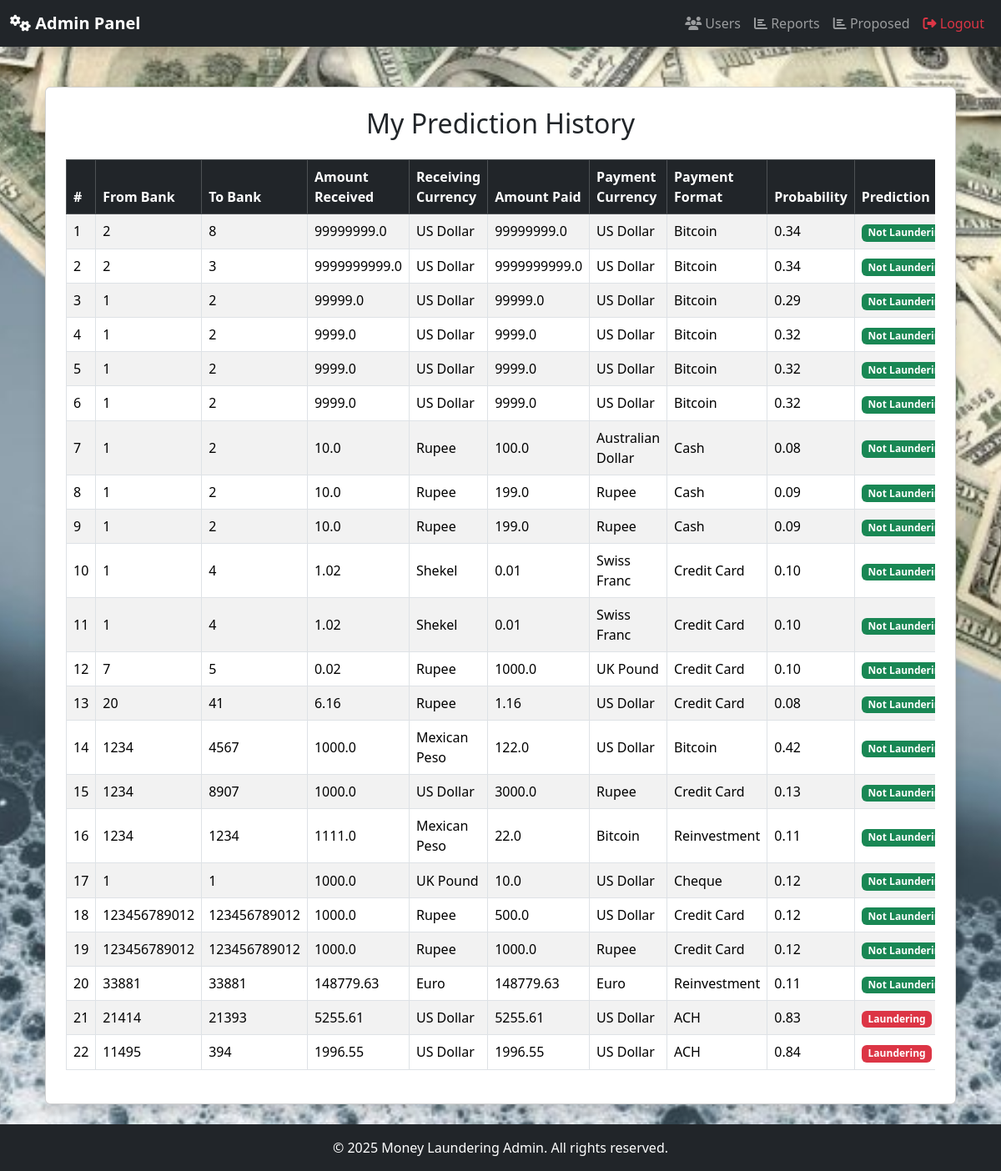
The app's page /Admins/reports/ with its own data.
### Users/models.py (models this page shows, shortened)
class TransactionPrediction(models.Model):
    user = models.ForeignKey(User, on_delete=models.CASCADE)
    from_bank = models.IntegerField()
    to_bank = models.IntegerField()
    amount_received = models.FloatField()
    receiving_currency = models.CharField(max_length=100)
    amount_paid = models.FloatField()
    payment_currency = models.CharField(max_length=100)
    payment_format = models.CharField(max_length=50)
    probability = models.FloatField()
    prediction = models.IntegerField()  # 0 = Not Laundering, 1 = Laundering
    label = models.CharField(max_length=50)
    created_at = models.DateTimeField(auto_now_add=True)

### Admins/views.py (the view)
# urls.py: path('reports/', reports, name='reports'),
def reports(request):
    user_predictions = TransactionPrediction.objects.filter().order_by("-created_at")
    return render(request, "Admin/reports.html", {"predictions": user_predictions})

### templates/admin/reports.html (shortened to what this page needs)
{% extends 'admin/adminbase.html' %}
{% block content %}
<div class="container mt-4">
    <div class="card shadow p-4 rounded">
        <h2 class="text-center mb-4">My Prediction History</h2>
        {% if predictions %}
            <div class="table-responsive">
                <table class="table table-striped table-bordered align-middle">
                    <thead class="table-dark">
                        <tr>
                            <th>#</th>
                            <th>From Bank</th>
                            <th>To Bank</th>
                            <th>Amount Received</th>
                            <th>Receiving Currency</th>
                            <th>Amount Paid</th>
                            <th>Payment Currency</th>
                            <th>Payment Format</th>
                            <th>Probability</th>
                            <th>Prediction</th>
                        </tr>
                    </thead>
                    <tbody>
                        {% for p in predictions %}
                        <tr>
                            <td>{{ forloop.counter }}</td>
                            <td>{{ p.from_bank }}</td>
                            <td>{{ p.to_bank }}</td>
                            <td>{{ p.amount_received }}</td>
                            <td>{{ p.receiving_currency }}</td>
                            <td>{{ p.amount_paid }}</td>
                            <td>{{ p.payment_currency }}</td>
                            <td>{{ p.payment_format }}</td>
                            <td>{{ p.probability|floatformat:2 }}</td>
                            <td>
                                {% if p.prediction == 1 %}
                                    <span class="badge bg-danger">{{ p.label }}</span>
                                {% else %}
                                    <span class="badge bg-success">{{ p.label }}</span>
                                {% endif %}
                            </td>
                        </tr>
                        {% endfor %}
                    </tbody>
                </table>
            </div>
        {% else %}
            <p class="text-center text-muted">No predictions found.</p>
        {% endif %}
    </div>
</div>
{% endblock %}

### templates/admin/adminbase.html (shortened to what this page needs)
<!DOCTYPE html>
{% load static %}
<html lang="en">
<head>
  <link href="https://cdn.jsdelivr.net/npm/bootstrap@5.3.2/dist/css/bootstrap.min.css" rel="stylesheet">
  <link href="https://cdnjs.cloudflare.com/ajax/libs/font-awesome/6.4.0/css/all.min.css" rel="stylesheet">
</head>
<body class="d-flex flex-column min-vh-100" style="background: url('{% static "img/bg1.jpg" %}') no-repeat center center fixed; background-size: cover;">
  <nav class="navbar navbar-expand-lg navbar-dark bg-dark shadow">
    <div class="container-fluid">
      <a class="navbar-brand fw-bold" href="{% url 'adminhome' %}"><i class="fas fa-cogs"></i> Admin Panel</a>
      <div class="collapse navbar-collapse" id="adminNavbar">
        <ul class="navbar-nav ms-auto">
          <li class="nav-item"><a class="nav-link" href="{% url 'adminhome' %}"><i class="fas fa-users"></i> Users</a></li>
          <li class="nav-item"><a class="nav-link" href="{% url 'reports' %}"><i class="fas fa-chart-bar"></i> Reports</a></li>
          <li class="nav-item"><a class="nav-link" href="{% url 'adminproposed' %}"><i class="fas fa-chart-bar"></i> Proposed</a></li>
          <li class="nav-item">
            <form action="{% url 'user_logout' %}" method="post" class="d-inline">
              <button type="submit" class="btn btn-link nav-link text-danger">
                <i class="fas fa-sign-out-alt"></i> Logout
              </button>
            </form>
          </li>
        </ul>
      </div>
    </div>
  </nav>
  <main class="flex-grow-1 py-4">
    <div class="container">
      {% block content %}{% endblock %}
    </div>
  </main>
  <footer class="bg-dark text-white text-center py-3 mt-auto">
    <p class="mb-0">&copy; 2025 Money Laundering Admin. All rights reserved.</p>
  </footer>
</body>
</html>

### records on screen
TransactionPrediction: from_bank "2", to_bank "8", amount_received "99999999.0", receiving_currency "US Dollar", amount_paid "99999999.0", payment_currency "US Dollar", payment_format "Bitcoin", probability "0.34", label "Not…"
TransactionPrediction: from_bank "2", to_bank "3", amount_received "9999999999.0", receiving_currency "US Dollar", amount_paid "9999999999.0", payment_currency "US Dollar", payment_format "Bitcoin", probability "0.34", label "Not…"
TransactionPrediction: from_bank "1", to_bank "2", amount_received "99999.0", receiving_currency "US Dollar", amount_paid "99999.0", payment_currency "US Dollar", payment_format "Bitcoin", probability "0.29", label "Not…"
TransactionPrediction: from_bank "1", to_bank "2", amount_received "9999.0", receiving_currency "US Dollar", amount_paid "9999.0", payment_currency "US Dollar", payment_format "Bitcoin", probability "0.32", label "Not…"
TransactionPrediction: from_bank "1", to_bank "2", amount_received "9999.0", receiving_currency "US Dollar", amount_paid "9999.0", payment_currency "US Dollar", payment_format "Bitcoin", probability "0.32", label "Not…"
TransactionPrediction: from_bank "1", to_bank "2", amount_received "9999.0", receiving_currency "US Dollar", amount_paid "9999.0", payment_currency "US Dollar", payment_format "Bitcoin", probability "0.32", label "Not…"
TransactionPrediction: from_bank "1", to_bank "2", amount_received "10.0", receiving_currency "Rupee", amount_paid "100.0", payment_currency "Australian Dollar", payment_format "Cash", probability "0.08", label "Not…"
TransactionPrediction: from_bank "1", to_bank "2", amount_received "10.0", receiving_currency "Rupee", amount_paid "199.0", payment_currency "Rupee", payment_format "Cash", probability "0.09", label "Not…"
TransactionPrediction: from_bank "1", to_bank "2", amount_received "10.0", receiving_currency "Rupee", amount_paid "199.0", payment_currency "Rupee", payment_format "Cash", probability "0.09", label "Not…"
TransactionPrediction: from_bank "1", to_bank "4", amount_received "1.02", receiving_currency "Shekel", amount_paid "0.01", payment_currency "Swiss Franc", payment_format "Credit Card", probability "0.10", label "Not…"
TransactionPrediction: from_bank "1", to_bank "4", amount_received "1.02", receiving_currency "Shekel", amount_paid "0.01", payment_currency "Swiss Franc", payment_format "Credit Card", probability "0.10", label "Not…"
TransactionPrediction: from_bank "7", to_bank "5", amount_received "0.02", receiving_currency "Rupee", amount_paid "1000.0", payment_currency "UK Pound", payment_format "Credit Card", probability "0.10", label "Not…"
TransactionPrediction: from_bank "20", to_bank "41", amount_received "6.16", receiving_currency "Rupee", amount_paid "1.16", payment_currency "US Dollar", payment_format "Credit Card", probability "0.08", label "Not…"
TransactionPrediction: from_bank "1234", to_bank "4567", amount_received "1000.0", receiving_currency "Mexican Peso", amount_paid "122.0", payment_currency "US Dollar", payment_format "Bitcoin", probability "0.42", label "Not…"
TransactionPrediction: from_bank "1234", to_bank "8907", amount_received "1000.0", receiving_currency "US Dollar", amount_paid "3000.0", payment_currency "Rupee", payment_format "Credit Card", probability "0.13", label "Not…"
TransactionPrediction: from_bank "1234", to_bank "1234", amount_received "1111.0", receiving_currency "Mexican Peso", amount_paid "22.0", payment_currency "Bitcoin", payment_format "Reinvestment", probability "0.11", label "Not…"
TransactionPrediction: from_bank "1", to_bank "1", amount_received "1000.0", receiving_currency "UK Pound", amount_paid "10.0", payment_currency "US Dollar", payment_format "Cheque", probability "0.12", label "Not…"
TransactionPrediction: from_bank "123456789012", to_bank "123456789012", amount_received "1000.0", receiving_currency "Rupee", amount_paid "500.0", payment_currency "US Dollar", payment_format "Credit Card", probability "0.12", label "Not…"
TransactionPrediction: from_bank "123456789012", to_bank "123456789012", amount_received "1000.0", receiving_currency "Rupee", amount_paid "1000.0", payment_currency "Rupee", payment_format "Credit Card", probability "0.12", label "Not…"
TransactionPrediction: from_bank "33881", to_bank "33881", amount_received "148779.63", receiving_currency "Euro", amount_paid "148779.63", payment_currency "Euro", payment_format "Reinvestment", probability "0.11", label "Not…"
TransactionPrediction: from_bank "21414", to_bank "21393", amount_received "5255.61", receiving_currency "US Dollar", amount_paid "5255.61", payment_currency "US Dollar", payment_format "ACH", probability "0.83", label "Laundering"
TransactionPrediction: from_bank "11495", to_bank "394", amount_received "1996.55", receiving_currency "US Dollar", amount_paid "1996.55", payment_currency "US Dollar", payment_format "ACH", probability "0.84", label "Laundering"
